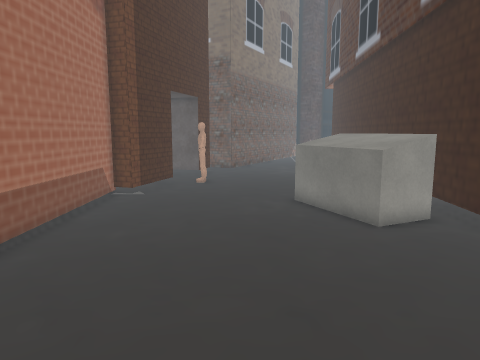
view 1 (above)

13 first-person views from a walk through a Unity game level. The camera is 1.5 m above the floor, tilts 8° down and sees 70° across. The floor is counted in squares, 0.5 m on a side. Each view is taken from the middle of a square. On the plan, view 1 faces up. The plan holds only what a view shows up to about 20 squares ahead; the rest is blank. The place goes on beyond the plan.

view 2
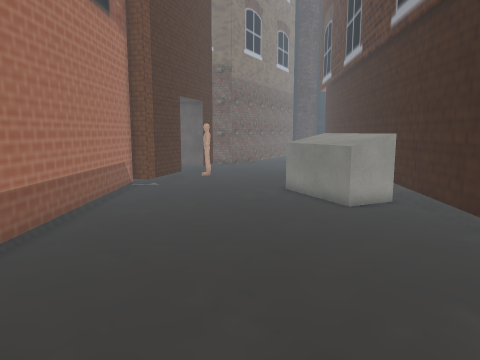

view 3
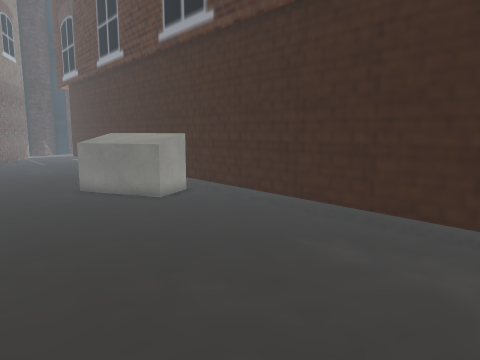

view 4
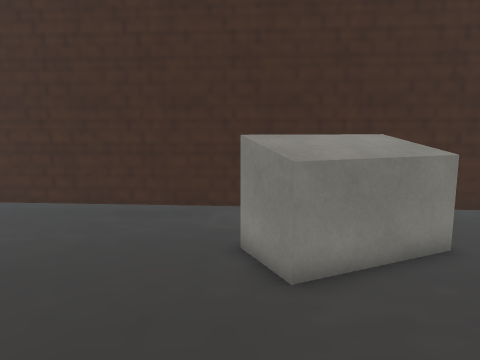

view 5
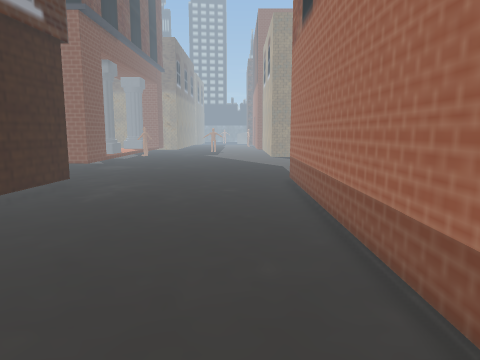

view 6
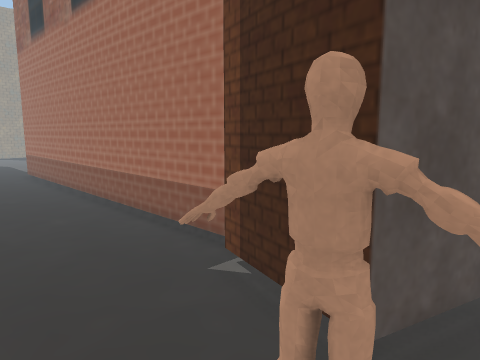

view 7
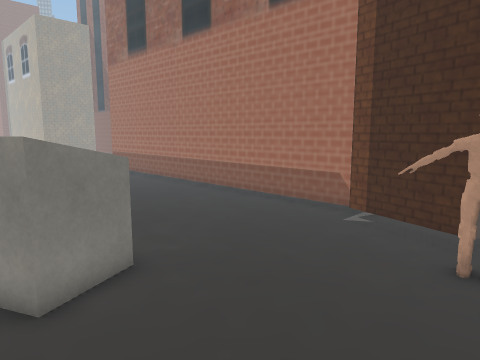

view 8
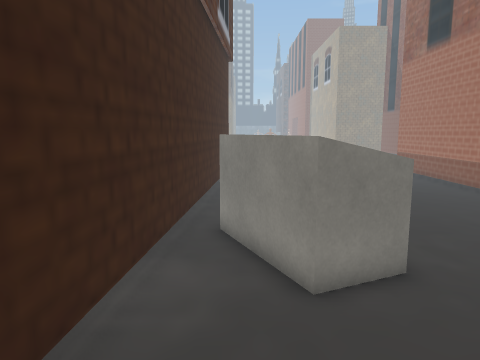

view 9
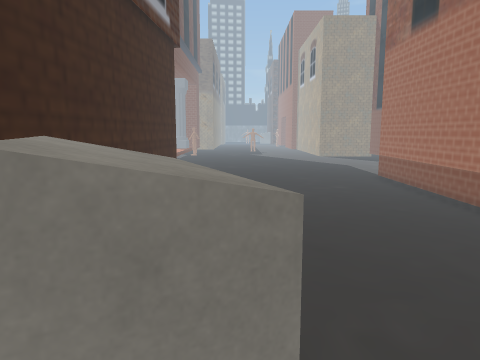

view 10
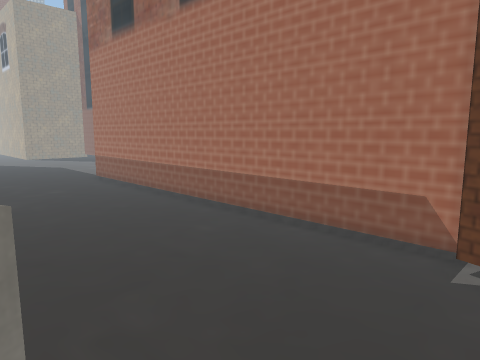

view 11
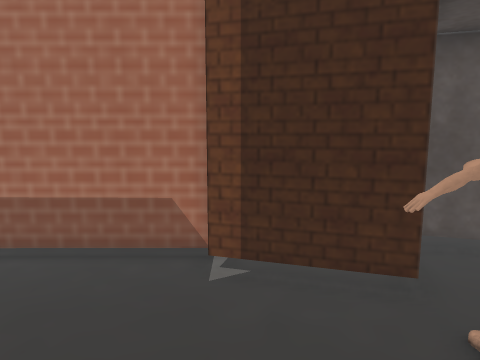

view 12
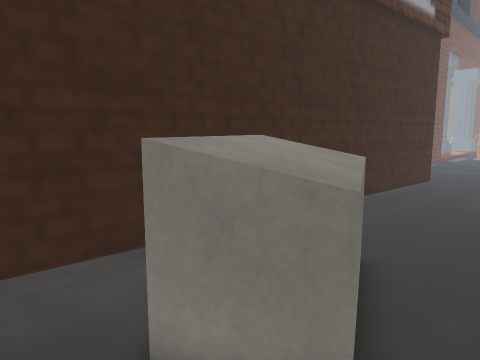

view 13
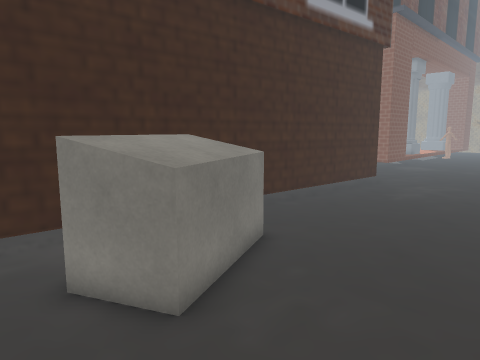

### Floor plan
Key: @ floor where view 1 was taken; # wall or solid block; . floor; ^ raised ledge; T thing the floor can be seen under or through.
Columns run from 6 left of view 1 to 10 right of it. Each row starts with its distance up from view 1.
 22 #.. T .   .....T.
 21 ##.TT..........T.
 20 .##.T......... T.
 19 .##.T.........T..
 18 .#............T..
 17 ##............T..
 16 ##........^#..T..
 15 #........^^^..T.
 14 #........^^^..T.
 13 #........^^^^.T.
 12 #.........^^^.T.
 11 #.........^^^.T.
 10 #.............T.
  9 #.............T.
  8 #.............T.
  7 #............TT.
  6 #............T..
  5 #............T..
  4 #............T..
  3 #............T.
  2 #............T.
  1 #............T.
  0 #.....@......T.
 -1 #............T.
 -2 #............T.
 -3 #............T

Positions as (right, up) in squares from view 1, and headings:
1: (0, 0), facing up
2: (0, -3), facing up
3: (-4, -3), facing up-right
4: (-4, 16), facing right
5: (-3, 17), facing down
6: (0, 22), facing down-left
7: (6, 22), facing down-left
8: (6, 22), facing down
9: (3, 18), facing down
10: (3, 18), facing down-left
11: (2, 17), facing left
12: (1, 18), facing down-right
13: (-2, 18), facing down-right
